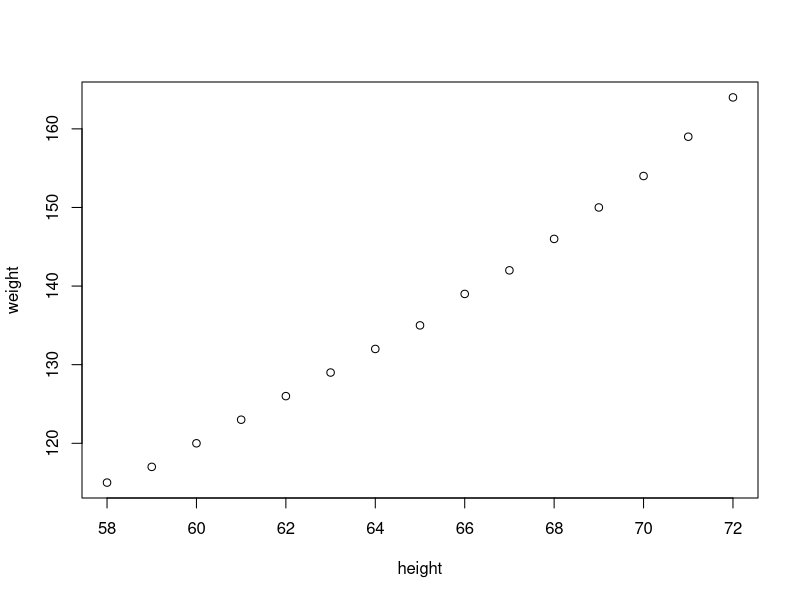
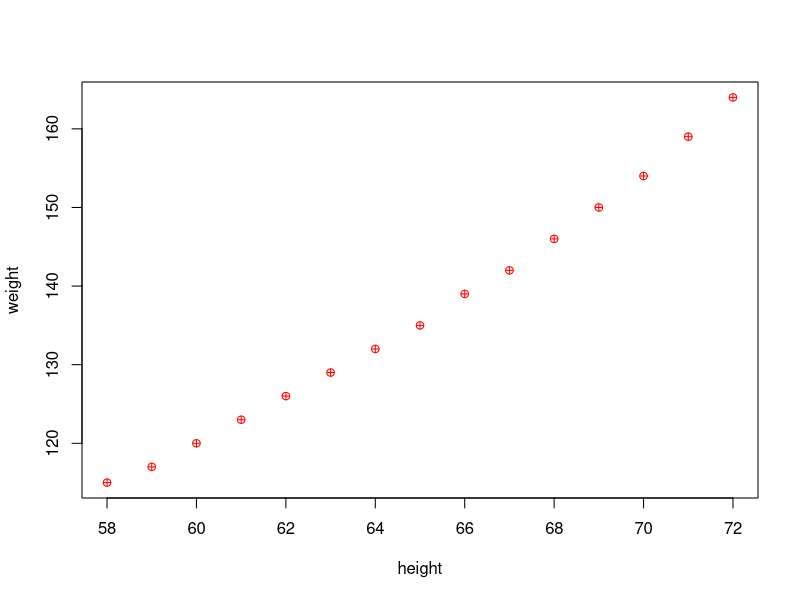
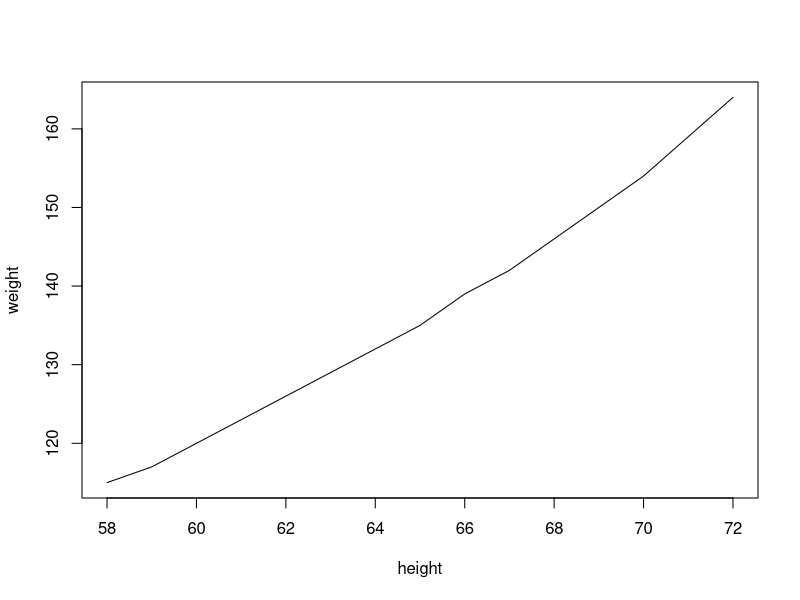
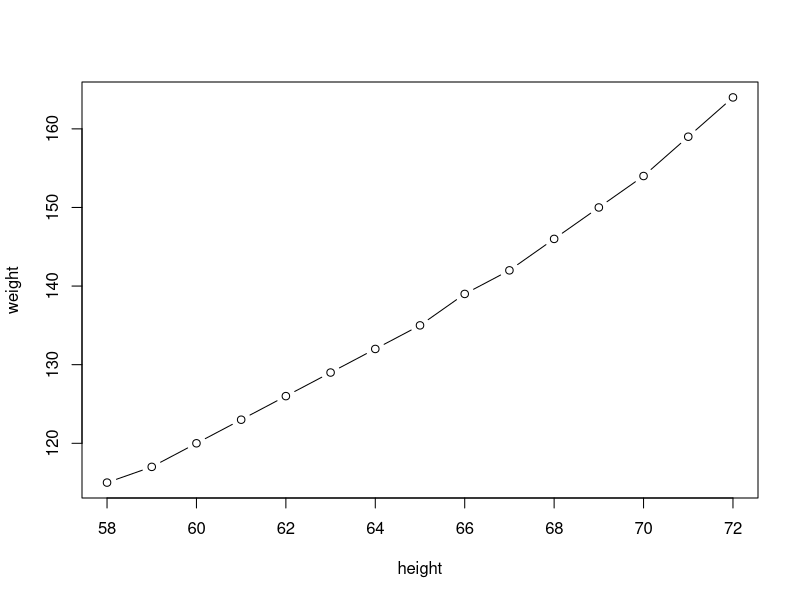
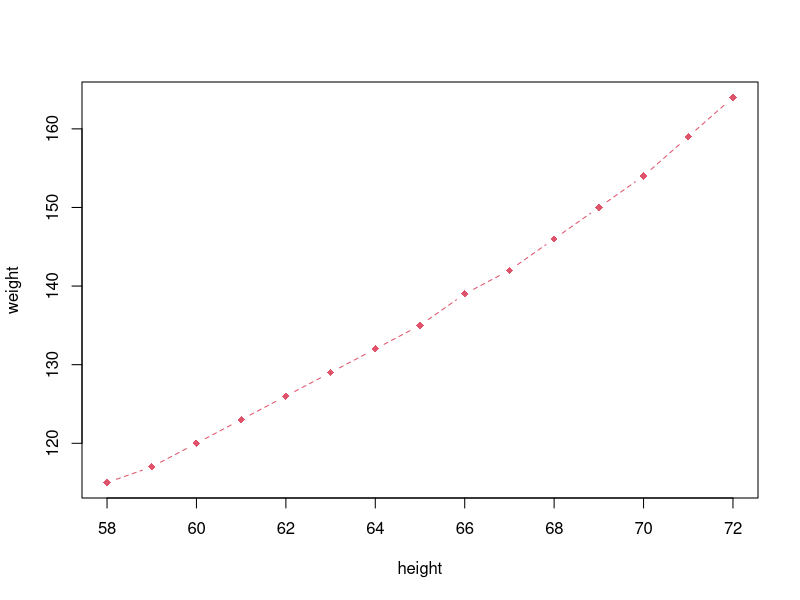
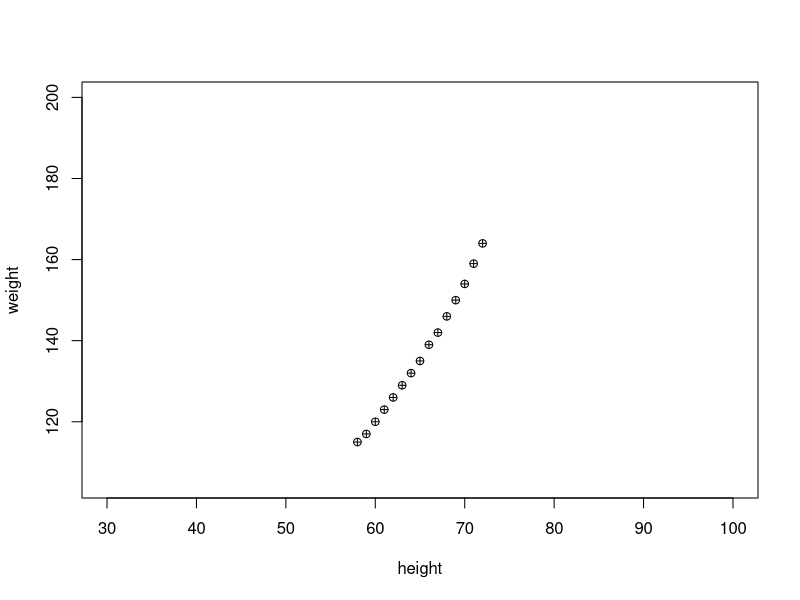
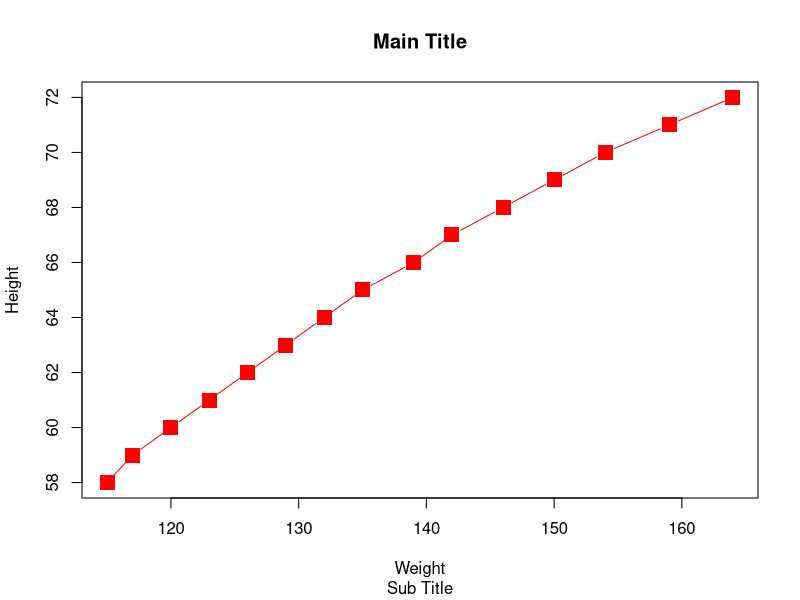
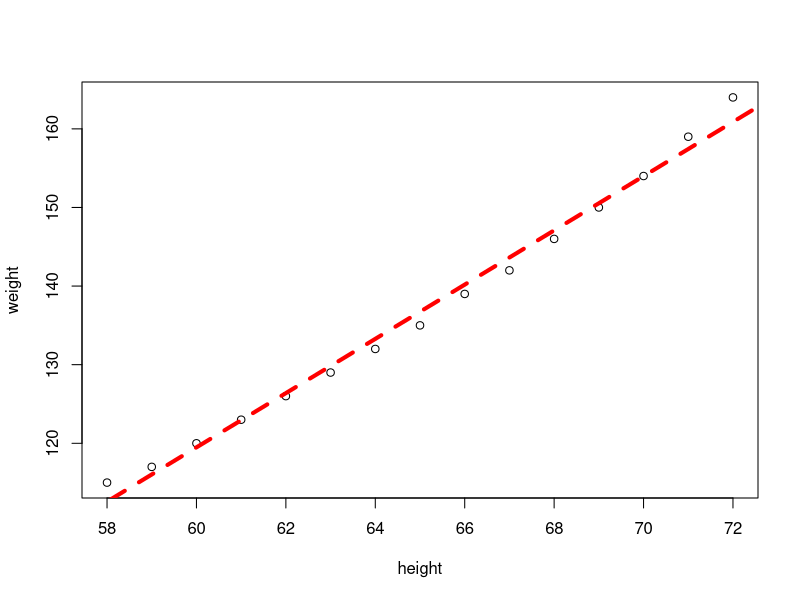

Source code (R) for these figures, in order: (Note: this script raises an error after producing the figures.)
# Combined Plots
#plot, histogram, pie, boxplot, linechart, correlation plot

#plot
women
plot(women)
plot(women, type='p', pch=10, col='red')
plot(women, type='l')
plot(women, type='b')
plot(women, type='b', pch=18, lty=2, col=2)
plot(women, xlim=c(30,100), ylim=c(min(women$weight)-10, 200), pch=10)

#more features with plot
plot(x=women$weight, y=women$height, pch=15, xlab='Weight', ylab='Height', col='red', cex=2, type='b')
title(main='Main Title', sub='Sub Title')
#see cheat sheet on base graphs

plot(women)
abline(lm(women$weight ~ women$height), col='red', lty=2, lwd=4)

#boxplot
boxplot(women$height)
abline(h=c(58, 62,65,68,72))

#draw lines on plot for number summary
summary(women)
quantile(women$height)
quantile(women$height, seq(0,1,.1))
quantile(women$height, seq(0,1,.01))
stem(women$height)
boxplot(women$height, col='green')
abline(h=quantile(women$height))
text(1+.2, quantile(women$height), labels=c('min','1Q','median','3Q','max'))

#histogram
hist(women$height)
hist(women$height, breaks=10)
hist(women$height, breaks=5, col=1:5)

#histogram2
(x = rnorm(100,50,10))
hist(x)

hist(x, freq=F, col=1:5)
lines(density(x))

#density plot : shape of data
plot(density(x), col='red')

#pie
gender
table(gender)
pie(table(gender))
x = c(10,20,40,50)
pie(x)
xlabels = c('A','B','C','D')
x/sum(x)
(labels2 = paste(xlabels, round(x/sum(x),2) * 100 , sep='-'))
pie(x, labels=labels2)
x
#barplot
barplot(x,col=1:4)
barplot(x,col=1:4, horiz = T)

#correlation plot
pairs(women)
cor(women$height,women$weight)
cov(women$height, women$weight)
head(mtcars)
?mtcars

cor(mtcars)
names(mtcars)
pairs(mtcars)
pairs(mtcars[1:4])
options(digits=4)
pairs(mtcars[c('mpg', 'wt','hp')])